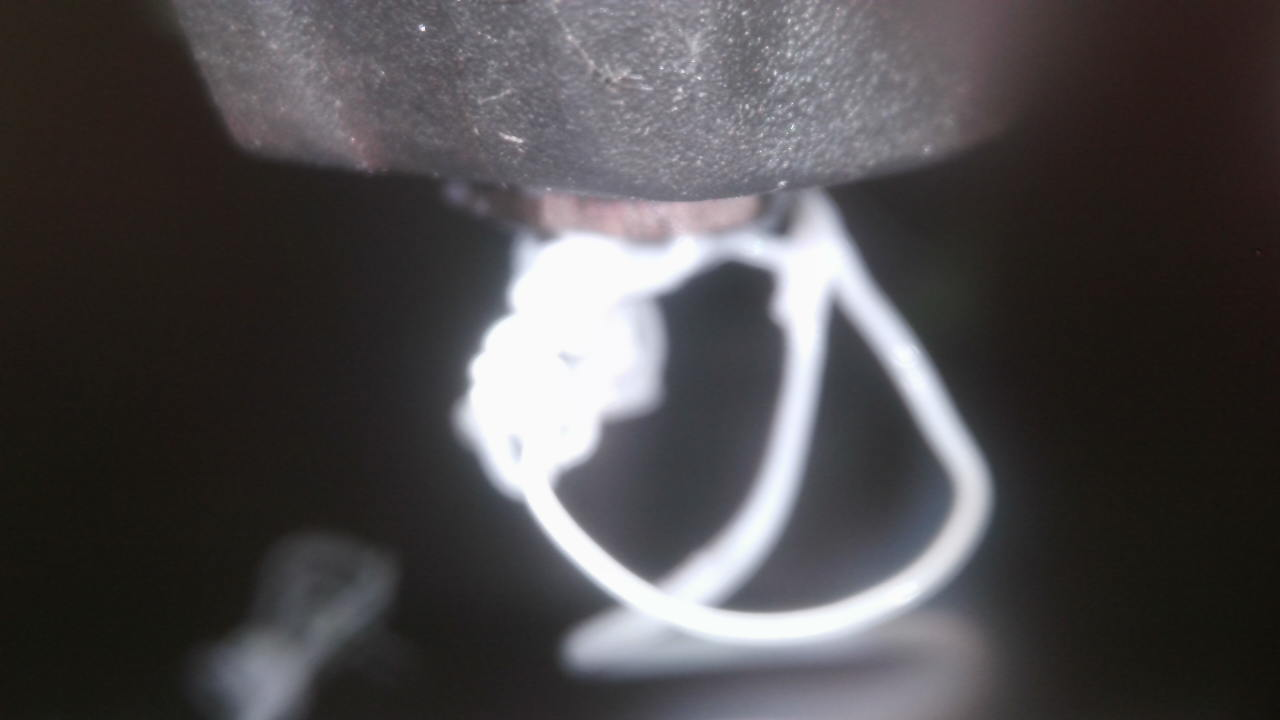
#> input picture images/blob/blob1.png, 1280 x 720 px
$ python -i vision.py   (imports and definitions only)
#> lines starting #> are read from the running program, lines starting #| are printed output that depends on the picture; after the words box and inside, x2 and y2 are one past the last pixel; in counts of white or black regions, pixels touching at a corner belong together
#> further down, picture is the input picture: shape (720, 1280, 3); mean B, G, R 75.4, 73.9, 76.7
import cv2

from nozzlevision.config import *


def preprocess(frame):

    # ----------------------------
    # Crop ROI
    # ----------------------------
    roi = frame[
        ROI_Y:ROI_Y + ROI_HEIGHT,
        ROI_X:ROI_X + ROI_WIDTH
    ]
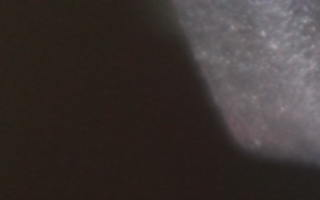
#> roi: shape (200, 320, 3); mean B, G, R 50.2, 52, 59.8

    # ----------------------------
    # Grayscale
    # ----------------------------
    gray = cv2.cvtColor(
        roi,
        cv2.COLOR_BGR2GRAY
    )

    # ----------------------------
    # Gaussian Blur
    # ----------------------------
    blur = cv2.GaussianBlur(
        gray,
        BLUR_KERNEL,
        BLUR_SIGMA
    )

    # ----------------------------
    # Binary Threshold
    # ----------------------------
    _, binary = cv2.threshold(
        blur,
        THRESHOLD,
        THRESHOLD_MAX,
        cv2.THRESH_BINARY
    )
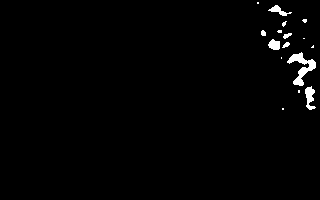
#> binary: shape (200, 320); 1.3% white; 16 white regions (9 under 20 px), largest, box (x1, y1, x2, y2) and area: (287, 52, 316, 86) 358, (305, 86, 316, 110) 151, (268, 39, 280, 50) 99

    # ----------------------------
    # Adaptive Threshold
    # ----------------------------
    adaptive = cv2.adaptiveThreshold(
        blur,
        ADAPTIVE_MAX,
        cv2.ADAPTIVE_THRESH_GAUSSIAN_C,
        cv2.THRESH_BINARY,
        ADAPTIVE_BLOCK_SIZE,
        ADAPTIVE_C
    )
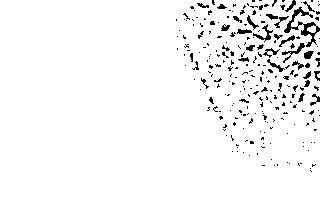
#> adaptive: shape (200, 320); 95.6% white; black in thin lines or dots, all inside (x1, y1, x2, y2) = (176, 0, 320, 172)

    # ----------------------------
    # Otsu Threshold
    # ----------------------------
    _, otsu = cv2.threshold(
        blur,
        0,
        255,
        cv2.THRESH_BINARY + cv2.THRESH_OTSU
    )
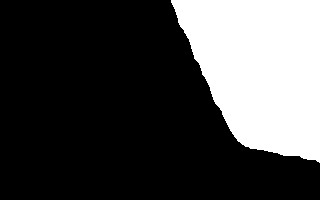
#> otsu: shape (200, 320); 27.6% white; 1 white region, box (x1, y1, x2, y2) and area: (171, 0, 320, 163) 17691

    # ----------------------------
    # Canny Edge Detection
    # ----------------------------
    edges = cv2.Canny(
        blur,
        CANNY_LOW,
        CANNY_HIGH
    )
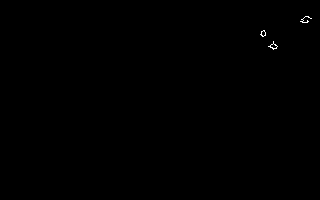
#> edges: shape (200, 320); 0.1% white in thin lines or dots, all inside (x1, y1, x2, y2) = (260, 16, 312, 50)

    # ----------------------------
    # Find Contours
    # ----------------------------
    contours, _ = cv2.findContours(
        edges,
        cv2.RETR_EXTERNAL,
        cv2.CHAIN_APPROX_SIMPLE
    )
#> contours = 3 contours, 1 with area under 20; largest, box (x1, y1, x2, y2) and area: (268, 41, 278, 50) 26, (260, 30, 266, 37) 20

    # ----------------------------
    # Measurement defaults
    # ----------------------------
    area = 0
    width = 0
    height = 0
    perimeter = 0
    x = 0
    y = 0

    contour_debug = roi.copy()

    # ----------------------------
    # Largest contour
    # ----------------------------
    if contours:

        largest = max(contours, key=cv2.contourArea)
#> largest = contour of 17 points, box (x1, y1, x2, y2) (268, 41, 278, 50), area 26

        area = cv2.contourArea(largest)
#> area = 25.5

        x, y, width, height = cv2.boundingRect(largest)
#> x = 268; y = 41; width = 10; height = 9

        perimeter = cv2.arcLength(largest, True)
#> perimeter = 27.56

        cv2.drawContours(
            contour_debug,
            [largest],
            -1,
            (0, 0, 255),
            2
        )
#> contour_debug: shape (200, 320, 3); 0.11% of pixels changed, all inside (x1, y1, x2, y2) = (267, 40, 279, 51)

        cv2.rectangle(
            contour_debug,
            (x, y),
            (x + width, y + height),
            (255, 0, 0),
            2
        )
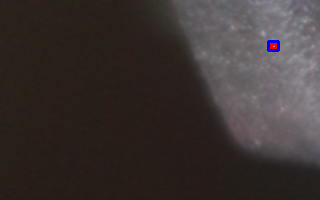
#> contour_debug: shape (200, 320, 3); mean B, G, R 50.3, 51.7, 59.6

    # ----------------------------
    # Print measurements
    # ----------------------------
    print(f"Contours : {len(contours)}")
#| Contours : 3
    print(f"Area     : {area:.2f}")
#| Area     : 25.50
    print(f"Width    : {width}")
#| Width    : 10
    print(f"Height   : {height}")
#| Height   : 9
    print(f"Perimeter: {perimeter:.2f}")
#| Perimeter: 27.56

    # ----------------------------
    # Return pipeline
    # ----------------------------
    return {
        "roi": roi,
        "gray": gray,
        "blur": blur,
        "binary": binary,
        "adaptive": adaptive,
        "otsu": otsu,
        "edges": edges,
        "contours": contour_debug,

        "measurements": {
            "count": len(contours),
            "area": area,
            "width": width,
            "height": height,
            "perimeter": perimeter,
        }
    }

>>> import cv2
>>> picture = cv2.imread('../images/blob/blob1.png')
>>> result = preprocess(picture)
#> result = 9 items
